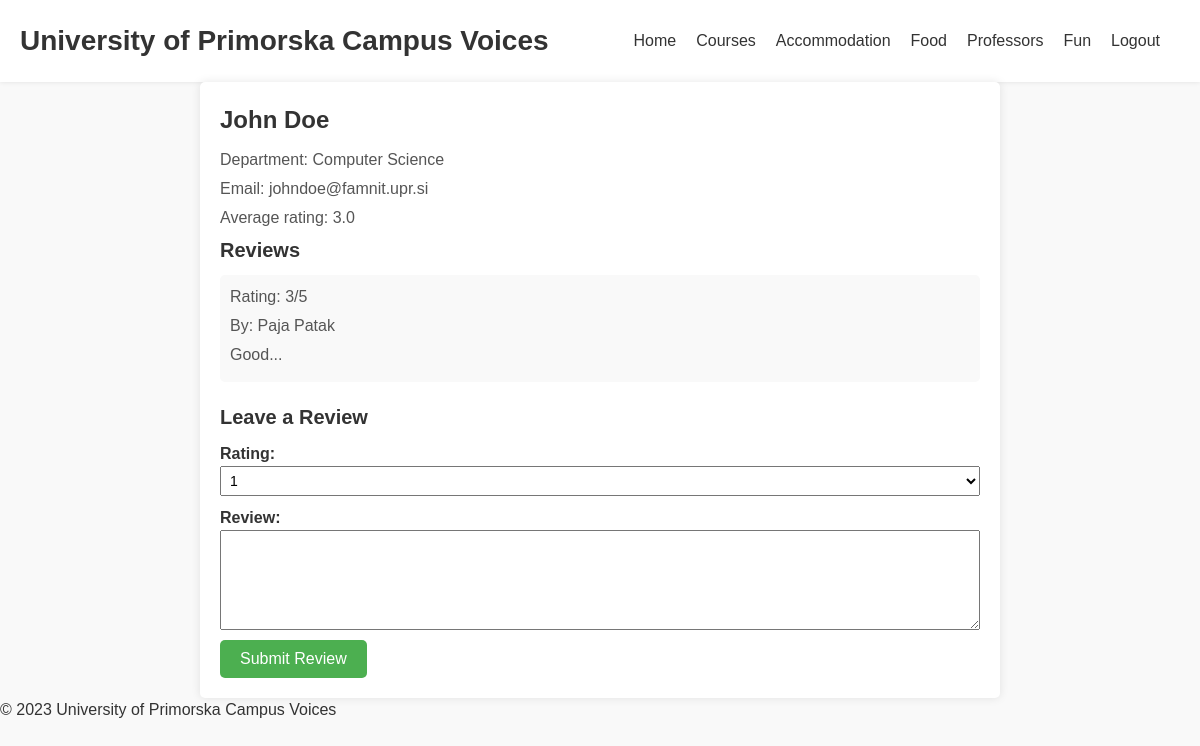
The page /currentProfessor.php?id=1 (signed in) on the database its author committed.
### tables this page shows
CREATE TABLE `Professor` (
  `id` int(11) NOT NULL,
  `name` varchar(20) NOT NULL,
  `surname` varchar(20) NOT NULL,
  `email` varchar(255) NOT NULL,
  `department` varchar(255) NOT NULL
);

CREATE TABLE `ProfessorReview` (
  `id` int(11) NOT NULL,
  `user_id` int(11) NOT NULL,
  `professor_id` int(11) NOT NULL,
  `body` varchar(1000) NOT NULL,
  `stars` int(11) NOT NULL
);

CREATE TABLE `User` (
  `id` int(11) NOT NULL,
  `name` varchar(40) NOT NULL,
  `surname` varchar(40) NOT NULL,
  `password` varchar(40) NOT NULL,
  `username` varchar(255) NOT NULL,
  `email` varchar(255) NOT NULL,
  `role` enum('student','professor','admin') DEFAULT NULL
);

### currentProfessor.php (the view, shortened to what this page needs)
<?php
include "db_conn.php";
$userid = $_SESSION['id'];
if (isset($_GET['id'])) {
    $professorId = $_GET['id'];
    $query = "SELECT Professor.*, AVG(ProfessorReview.stars) AS average_rating FROM Professor LEFT JOIN ProfessorReview ON Professor.id = ProfessorReview.professor_id WHERE Professor.id = $professorId GROUP BY Professor.id";
    $result = mysqli_query($conn, $query);
    if (mysqli_num_rows($result) > 0) {
        $professor = mysqli_fetch_assoc($result);
        $name = $professor['name'];
        $surname = $professor['surname'];
        $department = $professor['department'];
        $email = $professor['email'];
        $reviewsQuery = "SELECT * FROM ProfessorReview WHERE professor_id = $professorId ORDER BY id DESC";
        $reviewsResult = mysqli_query($conn, $reviewsQuery);
        $totalStars = 0;
        $reviewCount = mysqli_num_rows($reviewsResult);
        while ($review = mysqli_fetch_assoc($reviewsResult)) {
            $totalStars += $review['stars'];
        }
        $averageRating = ($reviewCount > 0) ? $totalStars / $reviewCount : 0;
        include "header.php";
        ?>
        <!DOCTYPE html>
        <html>
        <head>
            <link rel="stylesheet" type="text/css" href="styleCurrentProfessor.css">
            <link rel="stylesheet" type="text/css" href="header.css">
        </head>
        <body>
            <div class="current-professor">
                <h2><?php echo $name . ' ' . $surname; ?></h2>
                <p>Department: <?php echo $department; ?></p>
                <p>Email: <?php echo $email; ?></p>
                <p>Average rating: <?php echo number_format($averageRating, 1); ?></p>
                <h3>Reviews</h3>
                <?php
                $reviewsResult = mysqli_query($conn, $reviewsQuery);
                if ($reviewCount > 0) {
                    while ($review = mysqli_fetch_assoc($reviewsResult)) {
                        $reviewBody = $review['body'];
                        $reviewStars = $review['stars'];
                        $reviewUserId = $review['user_id'];
                        $userQuery = "SELECT name, surname FROM User WHERE id = $reviewUserId";
                        $userResult = mysqli_query($conn, $userQuery);
                        $user = mysqli_fetch_assoc($userResult);
                        $reviewUserName = $user['name'];
                        $reviewUserSurname = $user['surname'];
                        ?>
                        <div class="review">
                            <p>Rating: <?php echo $reviewStars; ?>/5</p>
                            <p>By: <?php echo $reviewUserName . ' ' . $reviewUserSurname; ?></p>
                            <p><?php echo $reviewBody; ?></p>
                        </div>
                        <?php
                    }
                } else {
                    echo '<p>No reviews available.</p>';
                }
                ?>
                <h3>Leave a Review</h3>
                <?php
                $existingReviewQuery = "SELECT * FROM ProfessorReview WHERE professor_id = $professorId AND user_id = $userid";
                $existingReviewResult = mysqli_query($conn, $existingReviewQuery);
                $existingReviewCount = mysqli_num_rows($existingReviewResult);
                if ($existingReviewCount > 0) {
                    $existingReview = mysqli_fetch_assoc($existingReviewResult);
                    $existingReviewId = $existingReview['id'];
                    $existingReviewStars = $existingReview['stars'];
                    $existingReviewBody = $existingReview['body'];
                    ?>
                    <form action="" method="POST">
                        <input type="hidden" name="review_id" value="<?php echo $existingReviewId; ?>">
                        <label for="stars">Rating:</label>
                        <select name="stars">
                            <option value="1" <?php if ($existingReviewStars == 1) echo 'selected'; ?>>1</option>
                            <option value="2" <?php if ($existingReviewStars == 2) echo 'selected'; ?>>2</option>
                            <option value="3" <?php if ($existingReviewStars == 3) echo 'selected'; ?>>3</option>
                            <option value="4" <?php if ($existingReviewStars == 4) echo 'selected'; ?>>4</option>
                            <option value="5" <?php if ($existingReviewStars == 5) echo 'selected'; ?>>5</option>
                        </select>
                        <br>
                        <label for="review">Review:</label><br>
                        <textarea name="review" rows="4" cols="50"><?php echo $existingReviewBody; ?></textarea>
                        <br>
                        <input type="submit" name="submit" value="Update Review">
                    </form>
                    <?php
                } else {
                    ?>
                    <form action="" method="POST">
                        <label for="stars">Rating:</label>
                        <select name="stars">
                            <option value="1">1</option>
                        </select>
                        <br>
                        <label for="review">Review:</label><br>
                        <textarea name="review" rows="4" cols="50"></textarea>
                        <br>
                        <input type="submit" name="submit" value="Submit Review">
                    </form>
                    <?php
                }
                ?>
            </div>
            <footer>
                <p>&copy; 2023 University of Primorska Campus Voices</p>
            </footer>
        </body>
        </html>
        <?php
    } else {
        echo 'Professor not found.';
    }
} else {
    echo 'Professor ID not provided.';
}
?>

### styleCurrentProfessor.css (style rules this page uses)
body { font-family: Arial, sans-serif; margin: 0; padding: 0; background-color: #f1f1f1; }
.current-professor { max-width: 800px; margin: 0 auto; padding: 20px; background-color: #fff; box-shadow: 0 0 10px rgba(0, 0, 0, 0.1); border-radius: 5px; }
.current-professor h2 { color: #333; font-size: 24px; margin-bottom: 10px; }
.current-professor p { color: #555; font-size: 16px; margin-bottom: 5px; }
.current-professor h3 { color: #333; font-size: 20px; margin-bottom: 10px; }
.review { margin-bottom: 20px; padding: 10px; background-color: #f9f9f9; border-radius: 5px; }
.review p { color: #555; font-size: 16px; margin-bottom: 5px; }
form label { font-weight: bold; }
form select, form textarea { width: 100%; padding: 5px; font-size: 14px; margin-bottom: 10px; }
form textarea { height: 100px; }
form input[type="submit"] { background-color: #4CAF50; color: #fff; border: none; padding: 10px 20px; font-size: 16px; cursor: pointer; border-radius: 5px; }

### header.css (style rules this page uses)
h2 { font-size: 24px; margin-bottom: 20px; color: #333; }
body { font-family: Arial, sans-serif; font-size: 16px; line-height: 1.5; background-color: #f9f9f9; color: #333; }
* { box-sizing: border-box; margin: 0; padding: 0; }

### rows shown on the page
professor: name "John", surname "Doe", department "Computer Science", email "johndoe@famnit.upr.si"
professorreview: stars "3", user.name "Paja", user.surname "Patak", body "Good..."

### other values the page prints
$averageRating "3.0"
